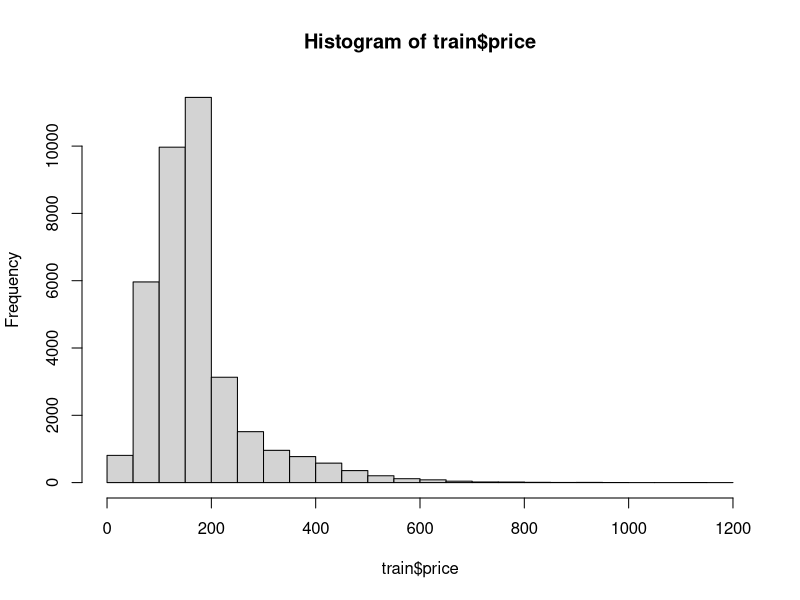

The R source for this figure: (Note: this script raises an error after producing the figure.)
library(readr)
library(reshape)
train <- read_csv("data/train.csv")
test <- read_csv("data/test.csv")

# grabing the save test data that includes the census data
train2 <- read_csv("data/train2.csv")
testCensus <- read_csv("data/testCensus.csv")

View(test)
names(train)


# looking at the distribution of price
hist(train$price)


# create a GLM model using price, zip code, and each variant 
glm_model = glm(made_purchase~price+zipcode+price*zipcode, data=train, family="binomial")
summary(glm_model)
test$made_purchase=predict(glm_model, test, type="response")
write.csv(test[,c("id", "made_purchase")], "glm/submission_price_zipcode.csv", row.names=F)
View(test)


# Create a cross validation to evaluate the model
train_length = nrow(train)
train1 = train[1:(train_length/2),]
valid1 = train[train_length: (train_length/2),]

# view cross validation of our glm model
glm_model = glm(made_purchase~price+zipcode+price*zipcode, data=train1, family="binomial")
summary(glm_model)

valid1$prediction=predict(glm_model, valid1, type="response")
sum(valid1$prediction==valid1$made_purchase)/nrow(valid1)


# Create a GLM model using the Census data
glm_model2 =  glm(made_purchase~price+income+price*income+population, data=train2, family="binomial")
summary(glm_model2)


testCensus$made_purchase=predict(glm_model2, testCensus, type="response")
testCensus$made_purchase[is.na(testCensus$made_purchase)]=0
write.csv(testCensus[,c("id", "made_purchase")], "glm/submission_census_price_zipcode.csv", row.names=F)
